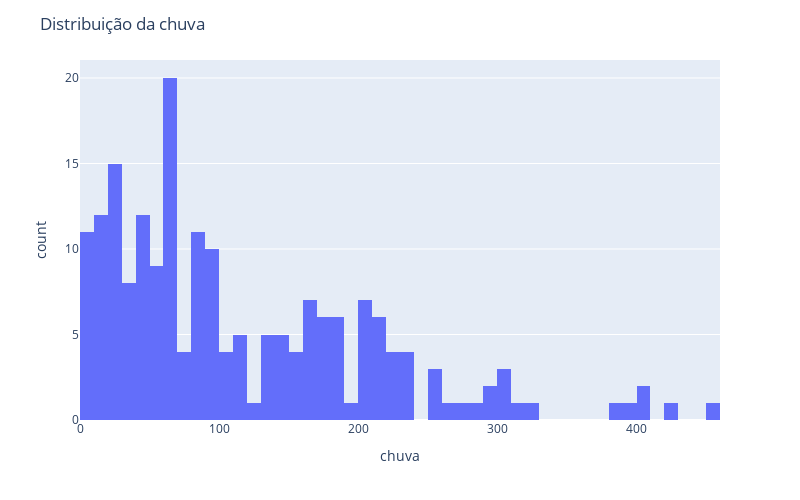

Source (notebook cell):
### Markdown cell above
*chuva*

### Code cell
hist1 =  px.histogram (df,  x = "chuva", nbins=60) 
hist1.update_layout(width=800,height=500,title_text='Distribuição da chuva') 
hist1.show()

### Figure 1 — Plotly figure (JSON) as saved in the notebook; plotly's stock layout.template omitted (floating-point values rounded to 4 significant figures; data arrays with more than 128 entries replaced by an {"elided": "..."} marker saying what was removed)
{"data": [{"alignmentgroup": "True", "bingroup": "x", "hovertemplate": "chuva=%{x}<br>count=%{y}<extra></extra>", "legendgroup": "", "marker": {"color": "#636efa", "pattern": {"shape": ""}}, "name": "", "nbinsx": 60, "offsetgroup": "", "orientation": "v", "showlegend": false, "type": "histogram", "x": {"elided": "204 float values"}, "xaxis": "x", "yaxis": "y"}], "layout": {"barmode": "relative", "height": 500, "legend": {"tracegroupgap": 0}, "margin": {"t": 60}, "title": {"text": "Distribuição da chuva"}, "width": 800, "xaxis": {"anchor": "y", "domain": [0, 1], "title": {"text": "chuva"}}, "yaxis": {"anchor": "x", "domain": [0, 1], "title": {"text": "count"}}}}
